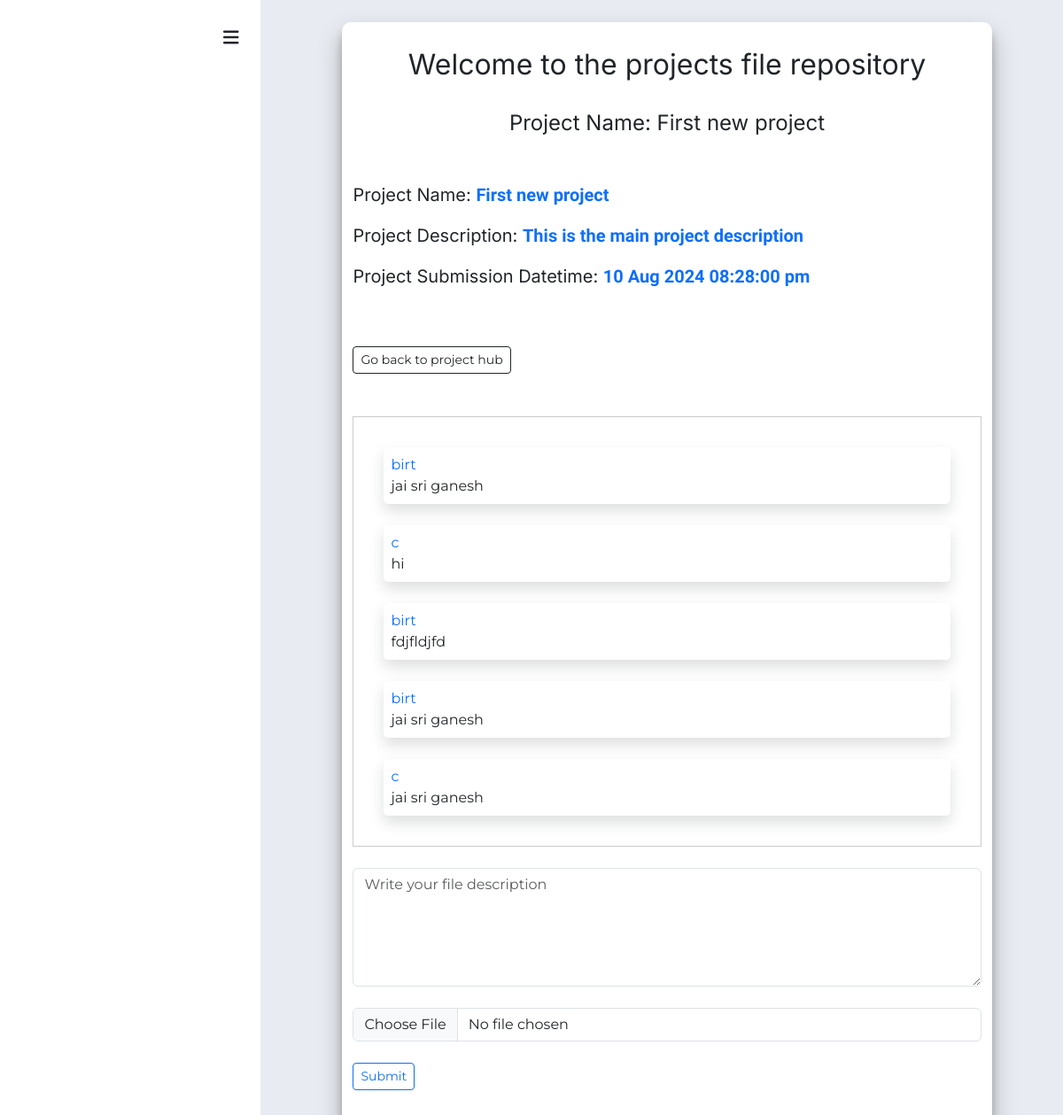
Screenshot of /projects_file_repository?project_id=6 (signed in) with the database file from the repository.
### tables this page shows
CREATE TABLE `projects` (
  `project_id` int(11) NOT NULL,
  `project_name` varchar(255) NOT NULL,
  `project_desc` varchar(255) NOT NULL,
  `project_submission_datetime` varchar(255) NOT NULL,
  `datetime` datetime NOT NULL DEFAULT current_timestamp()
);

CREATE TABLE `projects_file_repository` (
  `repository_msg_id` int(11) NOT NULL,
  `project_id` varchar(255) NOT NULL,
  `repository_msg_code` varchar(255) NOT NULL,
  `repository_msg` varchar(255) NOT NULL,
  `repository_msg_status` varchar(255) NOT NULL,
  `msg_sender_user_id` varchar(255) NOT NULL,
  `msg_sender_user_name` varchar(255) NOT NULL,
  `file_upload_status` varchar(255) NOT NULL,
  `file_name` varchar(255) NOT NULL,
  `msg_show_status` varchar(255) NOT NULL,
  `file_show_status` varchar(255) NOT NULL,
  `datetime` datetime NOT NULL DEFAULT current_timestamp()
);

### config/conn.php (called while the page is built, shortened)
<?php
class database{
    protected function connection(){
        $this->hostname = 'localhost';
        $this->db_username = 'root';
        $this->db_password = '';
        $this->dbname = 'nexgenproject_2.0';
        $conn = new mysqli($this->hostname, $this->db_username, $this->db_password, $this->dbname);
        return $conn;
    }
}
?>

### models/models.php (called while the page is built, shortened)
<?php
class models extends database{
    public function get_all_data($table_name, $where_conditions = 1){
        $sql = "SELECT * FROM `$table_name` WHERE $where_conditions ";
        $result = $this->connection()->query($sql);
        return $result;
    }
}
?>

### views/pages/projects_files_repository.views.php (the view, shortened to what this page needs)
<?php
require __DIR__ . '/inc/_header.php';
$controllers->login_check();
?>
<main>
    <div class="dashboard_main_section">
        <div class="row">
            <div class="col-md-3 " style="background-color: white !important;">
                <div class="integrate_mobile_sidebar">
                    <?php
                    include __DIR__ . '/inc/_mobile_sidebar.php';
                    ?>
                </div>
            </div>
            <div class="col-md-9 cus_bg_main_section_color">
                <div class="main_content_section scrollbar_container">
                    <div class="the_running_main_content montserrat_font">
                        <div class="details_container">
                            <div class="details_container_info">
                                <div class="container">
                                    <div class="title_section">
                                        <div class="section_title fs-2 text-center mt-4 inter-font">
                                            Welcome to the projects file repository
                                        </div>
                                        <div class="section_title fs-4 text-center mt-4 inter-font">
                                            <?php
                                            $project_id = $_GET['project_id'];
                                            $result_check_projects = $controllers->get_all_data("projects", "`project_id` = '$project_id'");
                                            if ($result_check_projects) {
                                                if ($result_check_projects->num_rows > 0) {
                                                    while ($row = $result_check_projects->fetch_assoc()) {
                                                        $project_name = $row['project_name'];
                                                        $project_desc = $row['project_desc'];
                                                        $project_submission_datetime = date("d M Y m:i:s a", strtotime($row['project_submission_datetime']));
                                                    }
                                                }
                                            }
                                            ?>
                                            <div class="project_name_section">
                                                Project Name: <?php echo $project_name ?> <br />
                                            </div>
                                        </div>
                                    </div>
                                </div>
                                <div class="main_content_section mt-4">
                                    <div class="projects_content">
                                        <div class="container">
                                            <div class="project_info fs-5 inter-font mt-4 mb-4 pb-4 ">
                                                <div class="project_name_info mb-3 ">
                                                    Project Name: <span
                                                        class="lux_roman text-primary fw-bold"><?php echo $project_name ?></span>
                                                </div>
                                                <div class="project_desc_info mb-3 ">
                                                    Project Description: <span
                                                        class="lux_roman text-primary fw-bold"><?php echo $project_desc ?></span>
                                                </div>
                                                <div class="project_submission_datetime mb-3 ">
                                                    Project Submission Datetime: <span
                                                        class="lux_roman text-primary fw-bold"><?php echo $project_submission_datetime ?></span>
                                                </div>
                                            </div>
                                        </div>
                                    </div>
                                    <div class="go_back_btn">
                                        <div class="container">
                                            <a href="/projects_hub?project_id=<?php echo $project_id ?>">
                                                <button class="btn btn-sm btn-outline-dark">Go back to project
                                                    hub</button>
                                            </a>
                                        </div>
                                    </div>
                                    <div class="files_repository_main_section mt-4 pt-4 mb-4 pb-4">
                                        <div class="main_file_repository_section">
                                            <div class="msg_main_section">
                                                <div class="container">
                                                    <div class="msg_container" id="messages">
                                                        <?php
                                                        $get_current_user_id = $_SESSION['user_id'];
                                                        $result_get_project_repository_messages = $controllers->get_all_data("projects_file_repository", "`project_id` = '$project_id'");
                                                        if ($result_get_project_repository_messages) {
                                                            if ($result_get_project_repository_messages->num_rows > 0) {
                                                                while ($row = $result_get_project_repository_messages->fetch_assoc()) {
                                                                    $get_repository_msg_id = $row['repository_msg_id'];
                                                                    $get_repository_msg = $row['repository_msg'];
                                                                    $get_msg_sender_user_id = $row['msg_sender_user_id'];
                                                                    $get_msg_sender_user_name = $row['msg_sender_user_name'];
                                                                    $get_file_name = $row['file_name'];
                                                                    if ($get_msg_sender_user_id == $get_current_user_id) {
                                                                        if ($get_repository_msg != '') {
                                                                            echo '<div class="parent_msg sended_msg shadow m-4 msg_id_' . $get_repository_msg_id . ' " id="msg_id_' . $get_repository_msg_id . '"><div class="msg_sender_user_name text-primary">' . $get_msg_sender_user_name . '</div><div class="main_msg_section d-flex"><div class="msg">' . $get_repository_msg . '</div><div class="delete_button"><button type="button" onclick="delete_msg(this)"  data-repository_msg_id="' . $get_repository_msg_id . '"  class="btn ms-4  btn-sm btn-outline-danger">Delete Button</button></div></div></div>';
                                                                        }
                                                                        if ($get_file_name != '') {
                                                                            echo '
                                                                        <div class="parent_msg sended_msg shadow m-4 msg_id_' . $get_repository_msg_id . ' " id="msg_id_' . $get_repository_msg_id . '"><div class="msg_sender_user_name text-primary">' . $get_msg_sender_user_name . '</div><div class="main_msg_section d-flex"><div class="msg_file msg"><a href="/assets/uploads/project_files_repo_upload/' . $get_file_name . '" download="" >' . $get_file_name . ' <i class="fa-solid fa-file ps-4 fs-4"></i> </a></div><div class="delete_button"><button type="button" onclick="delete_msg(this)" data-file_uploaded_path="./assets/uploads/project_files_repo_upload/' . $get_file_name . '"   data-repository_msg_id="' . $get_repository_msg_id . '"  class="btn ms-4  btn-sm btn-outline-danger">Delete Button</button></div></div></div>
                                                                        ';
                                                                        }
                                                                    } else {
                                                                        if ($get_repository_msg != '') {
                                                                            echo '<div class="parent_msg received_msg shadow m-4 msg_id_' . $get_repository_msg_id . ' " id="msg_id_' . $get_repository_msg_id . '"><div class="msg_sender_user_name text-primary">' . $get_msg_sender_user_name . '</div><div class="msg">' . $get_repository_msg . '</div></div>';
                                                                        }
                                                                    }
                                                                }
                                                            }
                                                        }
                                                        ?>
                                                    </div>
                                                    <div class="repl_section">
                                                        <form id="submit_form">
                                                            <textarea name="message" id="msg_to_send"
                                                                placeholder="Write your file description"
                                                                class="form-control mt-4 mb-4" cols="30"
                                                                rows="5"></textarea>
                                                            <input type="file" name="repo_upload_file"
                                                                class="form-control" id="repo_upload_file">
                                                            <button name="send_file_repo_msg" type="submit"
                                                                class="btn btn-outline-primary mt-4 btn-sm"
                                                                id="msg_submit">Submit</button>
                                                        </form>
                                                    </div>
                                                </div>
                                            </div>
                                        </div>
                                    </div>
                                </div>
                            </div>
                        </div>
                    </div>
                </div>
            </div>
        </div>
    </div>
</main>
<?php
require __DIR__ . '/inc/_footer_scripts.php';

### assets/css/style.css (style rules this page uses)
* { margin: 0; padding: 0; box-sizing: border-box; }
:root { --cus-primary-color: #243CFC; --cus-main-section-bg-color: #E8EBF1; }

### assets/css/utilities.css (style rules this page uses)
:root { --cus-primary-color: #243CFC; --cus-main-section-bg-color: #E8EBF1; }
.cus_bg_main_section_color { background-color: var(--cus-main-section-bg-color) !important; }
.scrollbar_container { width: 100%; height: 100vh; overflow-y: scroll; -ms-overflow-style: none; scrollbar-width: none; }
body { overflow-x: hidden; }

### assets/css/dashboard.css (style rules this page uses)
.details_container { width: 100%; background-color: #E8EBF1; display: flex; justify-content: center; }
.details_container_info { height: auto; background-color: #fff; border-radius: 10px; box-shadow: 0 14px 28px rgba(0, 0, 0, 0.25), 0 10px 10px rgba(0, 0, 0, 0.22); display: flex; flex-direction: column; margin-top: 25px; margin-bottom: 100px !important; min-height: 80vh !important; width: 82%; }

### views/pages/projects_files_repository.views.php (style rules this page uses)
.msg_container { max-height: 50vh; overflow-y: auto; padding: 10px; border: 1px solid #ccc; }
.received_msg { margin-bottom: 10px; padding: 8px; background-color: white !important; border-radius: 5px; }
.details_container_info { height: auto !important; }

### rows the page displays
projects: project_name "First new project", project_desc "This is the main project description", project_submission_datetime "10 Aug 2024 08:28:00 pm"
projects_file_repository: msg_sender_user_name "birt", repository_msg "jai sri ganesh"
projects_file_repository: msg_sender_user_name "c", repository_msg "hi"
projects_file_repository: msg_sender_user_name "birt", repository_msg "fdjfldjfd"
projects_file_repository: msg_sender_user_name "birt", repository_msg "jai sri ganesh"
projects_file_repository: msg_sender_user_name "c", repository_msg "jai sri ganesh"
